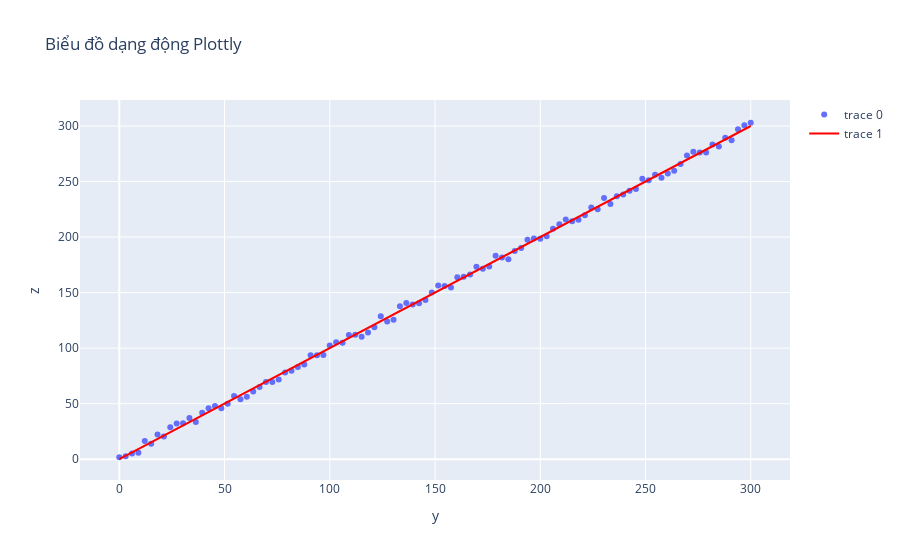

The notebook cell this image was saved under:
### Markdown cell above
### Bài tập về nhà
### Phan Quốc Lưu - 20133065
# Bài 4

### Code cell
import numpy as np
import plotly.graph_objs as go
import plotly.offline as pyo

y = np.linspace(0, 300, 100)
z = np.random.uniform(low=y-5, high=y+5, size=100)

hover_text = []
for i in range(len(y)):
    hover_text.append('y:{:.2f}, z:{:.2f}'.format(y[i], z[i]))

trace = go.Scatter(x=y, y=z, mode='markers', text=hover_text, hoverinfo='text')

layout = go.Layout(title='Biểu đồ dạng động Plottly',
                   xaxis=dict(title='y'),
                   yaxis=dict(title='z'),
                   hovermode='closest')

fig = go.Figure(data=[trace], layout=layout)

mean_y = np.mean(y)
mean_z = np.mean(z)
a = 1
b = mean_z - a * mean_y
z_predict = a * y + b

target_trace = go.Scatter(x=y, y=z_predict, mode='lines', line=dict(color='red', width=2))
fig.add_trace(target_trace)

fig.show()
